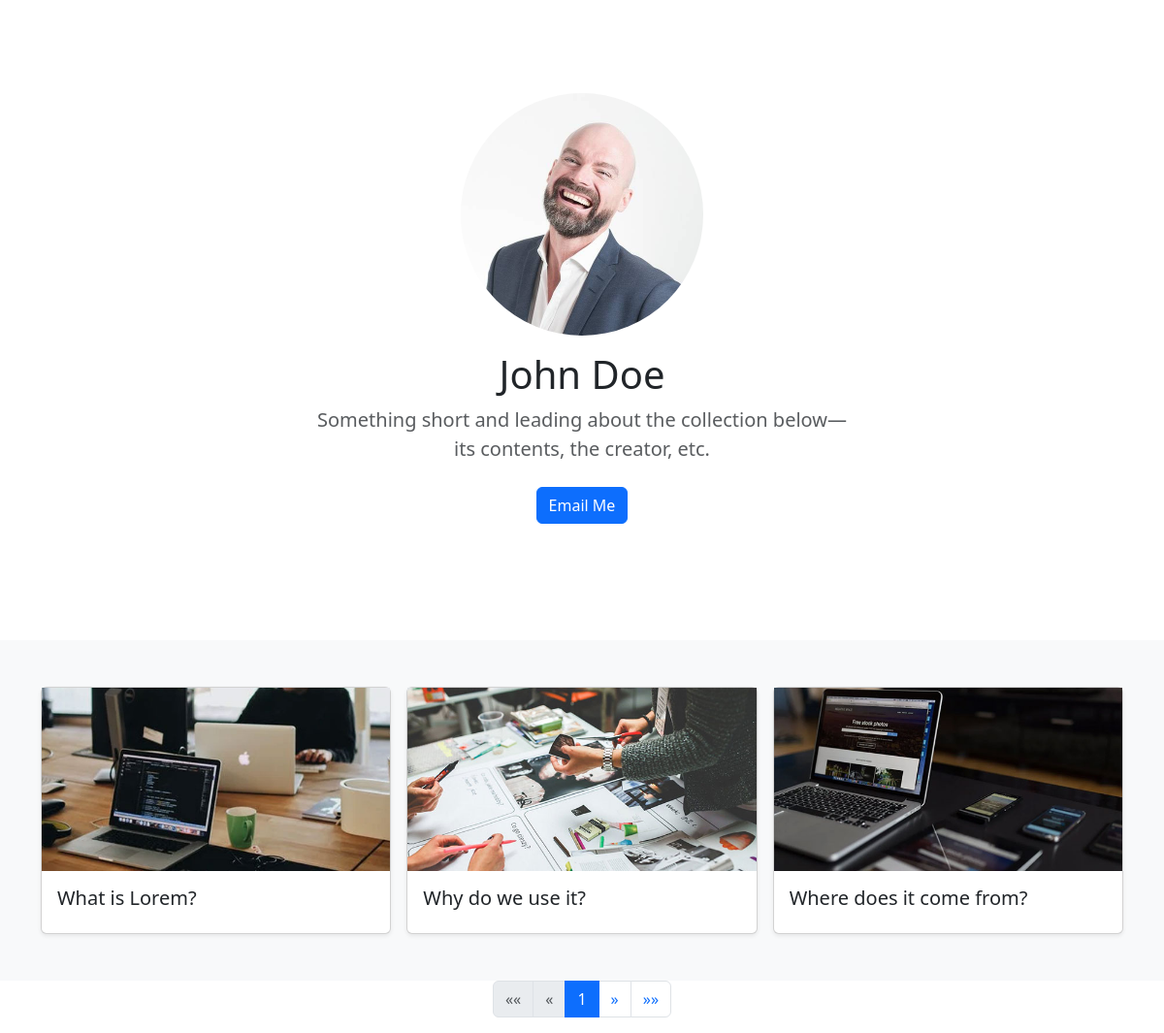
The page / on the database its author committed.
### projects/models.py (models this page shows, shortened)
class Project(models.Model):
    title = models.CharField(max_length=250)
    project_image = models.ImageField(upload_to="images/")
    description = models.TextField()

### projects/views.py (the view)
# urls.py: 2. Add a URL to urlpatterns:  path('', views.home, name='home')
def home(request):
    projects_list = Project.objects.all()
    paginator = Paginator(projects_list, 3)
    page = request.GET.get('page')
    try:
        projects = paginator.page(page)
    except PageNotAnInteger:
        projects = paginator.page(1)
    except EmptyPage:
        projects = paginator.page(paginator.num_pages)
    return render(request, "projects/home.html", {"projects": projects})

### projects/templates/projects/home.html (shortened to what this page needs)
<!doctype html>
<html lang="en" data-bs-theme="auto">
    {% load static %}
  <head><script src="/docs/5.3/assets/js/color-modes.js"></script>
    <link rel="stylesheet" href="https://cdn.jsdelivr.net/npm/@docsearch/css@3">
<link href="{% static 'css/bootstrap.min.css' %}" rel="stylesheet">
  </head>
  <body>
<main>
  <section class="py-5 text-center container">
    <div class="row py-lg-5">
      <div class="col-lg-6 col-md-8 mx-auto">
        <img class="rounded-circle mb-3" src="{% static "profile.jpg" %}" alt="" style="width: 250px; height: 250px">
        <h1 class="fw-light">John Doe</h1>
        <p class="lead text-body-secondary">Something short and leading about the collection below—its contents, the creator, etc.</p>
        <p>
          <a href="#" class="btn btn-primary my-2">Email Me</a>
        </p>
      </div>
    </div>
  </section>
        <div class="album py-5 bg-body-tertiary">
          <div class="container">
            <div class="row row-cols-1 row-cols-sm-2 row-cols-md-3 g-3">
              {% for project in projects %}
                <div class="col">
                  <a href="{% url 'detail' project_id=project.id %}?page={{ projects.number }}" class="text-decoration-none">
                    <div class="card shadow-sm">
                      <img src="{{ project.project_image.url }}" alt="{{ project.title }}" class="img-fluid">
                      <div class="card-body">
                        <h5 class="card-title mb-2 text-dark">{{ project.title }}</h5>
                      </div>
                    </div>
                  </a>
                </div>
              {% endfor %}
            </div>
          </div>
        </div>
<nav aria-label="Page navigation">
  <ul class="pagination justify-content-center">
    {% if projects.has_previous %}
      <li class="page-item">
        <a class="page-link" href="?page=1" aria-label="First">
          <span aria-hidden="true">&laquo;&laquo;</span>
        </a>
      </li>
      <li class="page-item">
        <a class="page-link" href="?page={{ projects.previous_page_number }}" aria-label="Previous">
          <span aria-hidden="true">&laquo;</span>
        </a>
      </li>
    {% else %}
      <li class="page-item disabled">
        <span class="page-link" aria-hidden="true">&laquo;&laquo;</span>
      </li>
      <li class="page-item disabled">
        <span class="page-link" aria-hidden="true">&laquo;</span>
      </li>
    {% endif %}
    <li class="page-item active" aria-current="page">
      <span class="page-link">{{ projects.number }}</span>
    </li>
    {% if projects.has_next %}
      <li class="page-item">
        <a class="page-link" href="?page={{ projects.next_page_number }}" aria-label="Next">
          <span aria-hidden="true">&raquo;</span>
        </a>
      </li>
      <li class="page-item">
        <a class="page-link" href="?page={{ projects.paginator.num_pages }}" aria-label="Last">
          <span aria-hidden="true">&raquo;&raquo;</span>
        </a>
      </li>
    {% endif %}
  </ul>
</nav>
</main>
    </body>
</html>

### rows shown on the page
Project: project_image (picture), title "What is Lorem?"
Project: project_image (picture), title "Why do we use it?"
Project: project_image (picture), title "Where does it come from?"

### other values the page prints
{{ projects.number }} "1"
